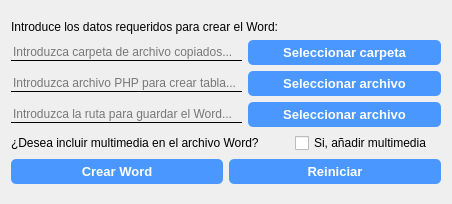
<?xml version="1.0" encoding="UTF-8"?>
<ui version="4.0">
 <class>Dialog</class>
 <widget class="QDialog" name="Dialog">
  <property name="geometry">
   <rect>
    <x>0</x>
    <y>0</y>
    <width>452</width>
    <height>204</height>
   </rect>
  </property>
  <property name="windowTitle">
   <string>Creación del Word - Word Creator</string>
  </property>
  <layout class="QVBoxLayout" name="verticalLayout_2">
   <item>
    <layout class="QVBoxLayout" name="verticalLayout">
     <item>
      <widget class="QLabel" name="label">
       <property name="sizePolicy">
        <sizepolicy hsizetype="Preferred" vsizetype="Fixed">
         <horstretch>0</horstretch>
         <verstretch>0</verstretch>
        </sizepolicy>
       </property>
       <property name="font">
        <font>
         <kerning>true</kerning>
        </font>
       </property>
       <property name="text">
        <string>&lt;html&gt;&lt;head/&gt;&lt;body&gt;&lt;p&gt;Introduce los datos requeridos para crear el Word:&lt;/p&gt;&lt;/body&gt;&lt;/html&gt;</string>
       </property>
      </widget>
     </item>
     <item>
      <layout class="QHBoxLayout" name="horizontalLayout_3">
       <item>
        <widget class="QLineEdit" name="lineEdit_copiados">
         <property name="maximumSize">
          <size>
           <width>231</width>
           <height>16777215</height>
          </size>
         </property>
         <property name="styleSheet">
          <string notr="true">QLineEdit{
border: none;
border-bottom: 1px solid black;
background-color: transparent;
}</string>
         </property>
         <property name="readOnly">
          <bool>true</bool>
         </property>
         <property name="placeholderText">
          <string>Introduzca carpeta de archivo copiados...</string>
         </property>
        </widget>
       </item>
       <item>
        <widget class="QPushButton" name="btn_copiados">
         <property name="font">
          <font>
           <pointsize>10</pointsize>
           <bold>true</bold>
          </font>
         </property>
         <property name="cursor">
          <cursorShape>PointingHandCursor</cursorShape>
         </property>
         <property name="styleSheet">
          <string notr="true">QPushButton{
color: white;
background-color: rgb(74, 152, 255);
border-radius: 5px;
padding: 5px; 
}
QPushButton:hover{
text-decoration: underline;
background-color: rgb(37, 77, 255)
}
</string>
         </property>
         <property name="text">
          <string>Seleccionar carpeta</string>
         </property>
        </widget>
       </item>
      </layout>
     </item>
     <item>
      <layout class="QHBoxLayout" name="horizontalLayout_4">
       <item>
        <widget class="QLineEdit" name="lineEdit_php">
         <property name="maximumSize">
          <size>
           <width>231</width>
           <height>16777215</height>
          </size>
         </property>
         <property name="styleSheet">
          <string notr="true">QLineEdit{
border: none;
border-bottom: 1px solid black;
background-color: transparent;
}</string>
         </property>
         <property name="readOnly">
          <bool>true</bool>
         </property>
         <property name="placeholderText">
          <string>Introduzca archivo PHP para crear tabla...</string>
         </property>
        </widget>
       </item>
       <item>
        <widget class="QPushButton" name="btn_php">
         <property name="font">
          <font>
           <pointsize>10</pointsize>
           <bold>true</bold>
          </font>
         </property>
         <property name="cursor">
          <cursorShape>PointingHandCursor</cursorShape>
         </property>
         <property name="styleSheet">
          <string notr="true">QPushButton{
color: white;
background-color: rgb(74, 152, 255);
border-radius: 5px;
padding: 5px; 
}
QPushButton:hover{
text-decoration: underline;
background-color: rgb(37, 77, 255)
}
</string>
         </property>
         <property name="text">
          <string>Seleccionar archivo</string>
         </property>
        </widget>
       </item>
      </layout>
     </item>
     <item>
      <layout class="QHBoxLayout" name="horizontalLayout_5">
       <item>
        <widget class="QLineEdit" name="lineEdit_word">
         <property name="maximumSize">
          <size>
           <width>231</width>
           <height>16777215</height>
          </size>
         </property>
         <property name="styleSheet">
          <string notr="true">QLineEdit{
border: none;
border-bottom: 1px solid black;
background-color: transparent;
}</string>
         </property>
         <property name="readOnly">
          <bool>true</bool>
         </property>
         <property name="placeholderText">
          <string>Introduzca la ruta para guardar el Word...</string>
         </property>
        </widget>
       </item>
       <item>
        <widget class="QPushButton" name="btn_word">
         <property name="font">
          <font>
           <pointsize>10</pointsize>
           <bold>true</bold>
          </font>
         </property>
         <property name="cursor">
          <cursorShape>PointingHandCursor</cursorShape>
         </property>
         <property name="styleSheet">
          <string notr="true">QPushButton{
color: white;
background-color: rgb(74, 152, 255);
border-radius: 5px;
padding: 5px; 
}
QPushButton:hover{
text-decoration: underline;
background-color: rgb(37, 77, 255)
}
</string>
         </property>
         <property name="text">
          <string>Seleccionar archivo</string>
         </property>
        </widget>
       </item>
      </layout>
     </item>
     <item>
      <layout class="QHBoxLayout" name="horizontalLayout_6">
       <item>
        <widget class="QLabel" name="label_confirma_multimedia">
         <property name="text">
          <string>¿Desea incluir multimedia en el archivo Word?</string>
         </property>
        </widget>
       </item>
       <item>
        <spacer name="horizontalSpacer">
         <property name="orientation">
          <enum>Qt::Horizontal</enum>
         </property>
         <property name="sizeType">
          <enum>QSizePolicy::Fixed</enum>
         </property>
         <property name="sizeHint" stdset="0">
          <size>
           <width>30</width>
           <height>20</height>
          </size>
         </property>
        </spacer>
       </item>
       <item>
        <widget class="QCheckBox" name="checkBox_confirma_multimedia">
         <property name="sizePolicy">
          <sizepolicy hsizetype="Minimum" vsizetype="Fixed">
           <horstretch>0</horstretch>
           <verstretch>0</verstretch>
          </sizepolicy>
         </property>
         <property name="cursor">
          <cursorShape>PointingHandCursor</cursorShape>
         </property>
         <property name="styleSheet">
          <string notr="true"/>
         </property>
         <property name="text">
          <string>Si, añadir multimedia</string>
         </property>
        </widget>
       </item>
      </layout>
     </item>
     <item>
      <layout class="QHBoxLayout" name="horizontalLayout">
       <item>
        <widget class="QPushButton" name="btn_creaWord">
         <property name="font">
          <font>
           <pointsize>10</pointsize>
           <bold>true</bold>
          </font>
         </property>
         <property name="cursor">
          <cursorShape>PointingHandCursor</cursorShape>
         </property>
         <property name="styleSheet">
          <string notr="true">QPushButton{
color: white;
background-color: rgb(74, 152, 255);
border-radius: 5px;
padding: 5px; 
}
QPushButton:hover{
text-decoration: underline;
background-color: rgb(37, 77, 255)
}
</string>
         </property>
         <property name="text">
          <string>Crear Word</string>
         </property>
        </widget>
       </item>
       <item>
        <widget class="QPushButton" name="btn_reiniciar">
         <property name="font">
          <font>
           <pointsize>10</pointsize>
           <bold>true</bold>
          </font>
         </property>
         <property name="cursor">
          <cursorShape>PointingHandCursor</cursorShape>
         </property>
         <property name="styleSheet">
          <string notr="true">QPushButton{
color: white;
background-color: rgb(74, 152, 255);
border-radius: 5px;
padding: 5px; 
}
QPushButton:hover{
text-decoration: underline;
background-color: rgb(37, 77, 255)
}
</string>
         </property>
         <property name="text">
          <string>Reiniciar</string>
         </property>
        </widget>
       </item>
      </layout>
     </item>
    </layout>
   </item>
  </layout>
 </widget>
 <resources/>
 <connections/>
</ui>
